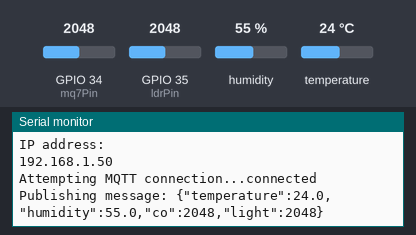
A sketch run on a simulated ESP32. Parts: the last lines printed to the serial monitor. The test bench sets the inputs (shaded band); at power-on: humidity 55 %, GPIO 34 (mq7Pin) = 2048, GPIO 35 (ldrPin) = 2048, temperature 24 °C. WiFi joins after 1.5 s; servers stay silent unless stated; no MQTT or app messages arrive unless stated.

Above: at 2.7 s.
2.8 s: humidity set to 22 %
At 5.7 s:
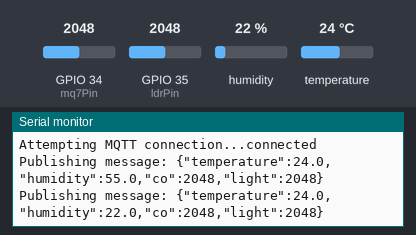
6.7 s: GPIO 34 (mq7Pin) set to 2866
At 8.9 s:
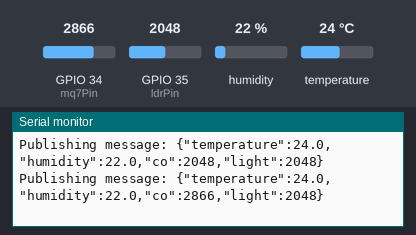
10.6 s: GPIO 35 (ldrPin) set to 2866
At 12.1 s:
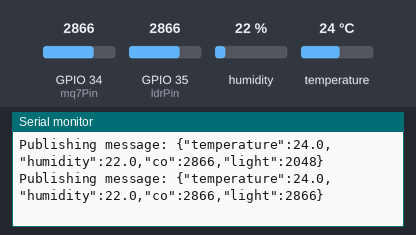
14.5 s: temperature set to 12 °C
At 17.4 s:
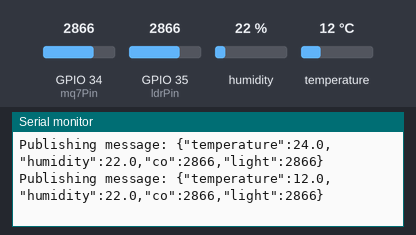
18.4 s: GPIO 34 (mq7Pin) set to 3972
At 20.6 s:
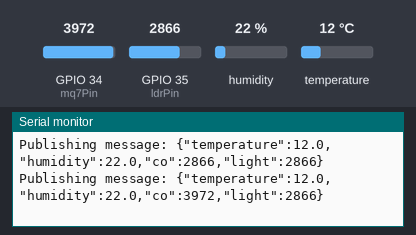
22.3 s: GPIO 35 (ldrPin) set to 3972
At 23.9 s:
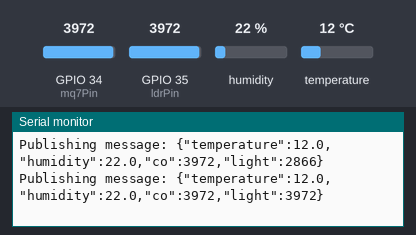
Timing chart, 0 to 25.4 s (numbered marks = the images above; inputs shaded):
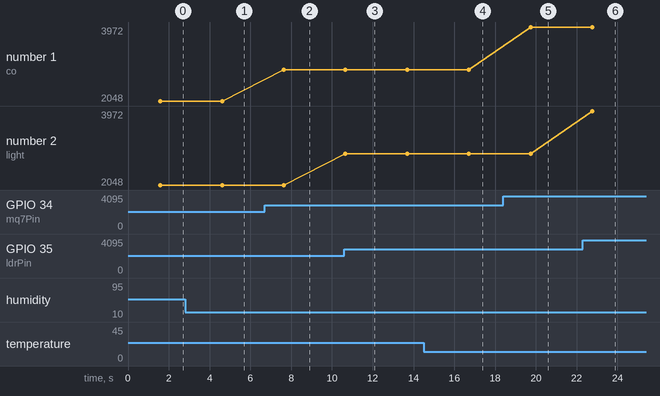

Measured:
- after the input at 2.8 s, the serial monitor: prints a new line after 1.8 s (image 1)
- after the input at 6.7 s, the serial monitor: prints a new line after 0.94 s (image 2)
- after the input at 10.6 s, the serial monitor: prints a new line after 0.06 s (image 3)
- after the input at 14.5 s, the serial monitor: prints a new line after 2.2 s (image 4)
- after the input at 18.4 s, the serial monitor: prints a new line after 1.3 s (image 5)
- after the input at 22.3 s, the serial monitor: prints a new line after 0.47 s (image 6)
- plotted number 1: 2048 → 2866 after the input at 6.7 s, 2866 → 3972 after the input at 18.4 s

The sketch:

arduino.ino
```cpp
#include <Wire.h>
#include <Adafruit_Sensor.h>
#include <DHT.h>
#include <DHT_U.h>
#include <WiFi.h>
#include <PubSubClient.h>

#define DHTPIN 5 // Pin connected to the DHT11 data pin
#define DHTTYPE DHT11 // DHT 11

DHT dht(DHTPIN, DHTTYPE);

const int mq7Pin = 34; // Pin connected to the MQ-7 analog output
const int ldrPin = 35; // Pin connected to the LDR analog output

// WiFi settings
const char* ssid = "ENTER WIFI SSID";
const char* password = "ENTER WIFI PASSWORD";

// MQTT settings
const char* mqtt_server = "mqtt.eclipseprojects.io";
const char* publish_topic = "Replace with your MQTT topic"; // Replace with your MQTT topic

WiFiClient espClient;
PubSubClient client(espClient);

void setup_wifi() {
  delay(10);
  Serial.println();
  Serial.print("Connecting to ");
  Serial.println(ssid);

  WiFi.begin(ssid, password);

  while (WiFi.status() != WL_CONNECTED) {
    delay(500);
    Serial.print(".");
  }

  Serial.println("");
  Serial.println("WiFi connected");
  Serial.println("IP address: ");
  Serial.println(WiFi.localIP());
}

void reconnect() {
  while (!client.connected()) {
    Serial.print("Attempting MQTT connection...");
    if (client.connect("ESP32Client")) {
      Serial.println("connected");
    } else {
      Serial.print("failed, rc=");
      Serial.print(client.state());
      Serial.println(" try again in 5 seconds");
      delay(5000);
    }
  }
}

void setup() {
  Serial.begin(115200);
  dht.begin();
  pinMode(mq7Pin, INPUT);
  pinMode(ldrPin, INPUT);

  setup_wifi();
  client.setServer(mqtt_server, 1883);
}

void loop() {
  if (!client.connected()) {
    reconnect();
  }
  client.loop();

  // Reading temperature and humidity from DHT11
  float humidity = dht.readHumidity();
  float temperature = dht.readTemperature();

  // Reading CO level from MQ-7
  int coValue = analogRead(mq7Pin);

  // Reading light intensity from LDR
  int lightIntensity = analogRead(ldrPin);

  // Check if any reads failed and exit early (to try again).
  if (isnan(humidity) || isnan(temperature)) {
    Serial.println("Failed to read from DHT sensor!");
  } else {
    // Create JSON object with sensor data
    char msg[100];
    snprintf(msg, 100, "{\"temperature\":%.1f,\"humidity\":%.1f,\"co\":%d,\"light\":%d}", temperature, humidity, coValue, lightIntensity);

    // Publish the message
    Serial.print("Publishing message: ");
    Serial.println(msg);
    client.publish(publish_topic, msg);
  }

  // Wait 3 seconds before next read
  delay(3000);
}
```
